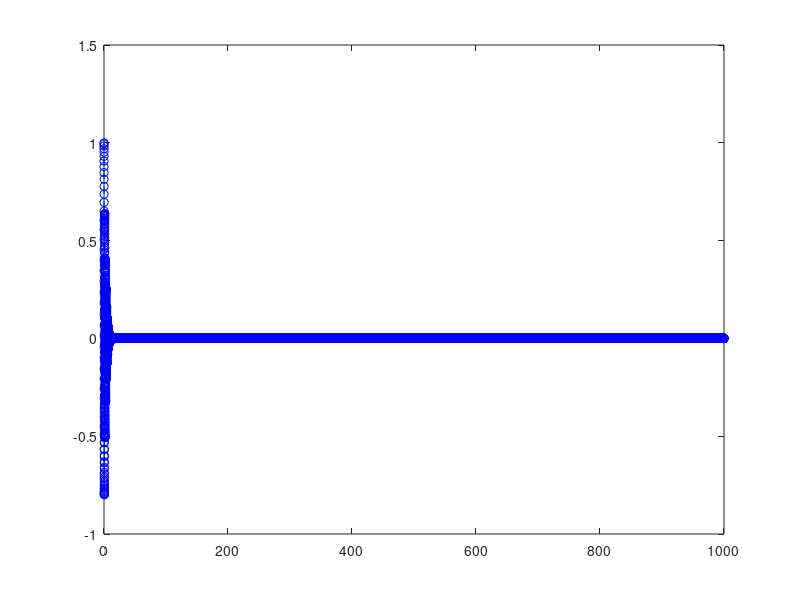

Recreate this plot in MATLAB.
clc
clf
% verified
clearvars
% qddot + a(1)*qdot + a(2)*q + a(3)*q^2+ a(4)*q^3  = 0
qmax=1;
a1=0.9;
a2=39.39;
a3=-0.04;
a4=-0.7;
omega0=sqrt(a2);
tmax=1000;
time=0:0.01:tmax;
figure(1)
%  qddot = -a(1)*qdot - a(2)*q - a(3)*q^2 - a(4)*q^3  
%  x1=q   
%  x2=qdot
cf = -[a1 a2 a3 a4];
ode=@(t,w_h)[w_h(2);cf(1)*w_h(2)+cf(2)*w_h(1)+cf(3)*w_h(1)^2+cf(4)*w_h(1)^3];
[t,w_h]=ode45(ode, [0 tmax],[qmax 0]);
plot(w_h(:,1),w_h(:,2));
%%%%%%%%%%%%%%%%%%%%%%%%%%%%%%%%%%%%%%%%%%%%%%%%%%%%% MMS  q=q0+q1
func = @(x) x^3-16*a3/(3*a4)*x^2+(32*a2/a4)*x-(32*a2/a4)*qmax;
x0 = 0; % starting point
c1 = fzero(func,x0)
test=c1^3-16*a3/(3*a4)*c1^2+(32*a2/a4)*c1-(32*a2/a4)*qmax
%%%%%%%%%%%%%%%%%%%%%%%%%%%%%%%%%%%%%%
a=c1*exp(-a1*time/2);
beta=c1^2*time*3*a4/(8*omega0);
A=(a/2).*exp(i*beta);
Abar=(a/2).*exp(-i*beta);
q=-(2*a3*A.*Abar)/a2+...
     A.*exp(i*omega0*time)+...
    (a4*A.^3)/(8*a2).*exp(i*3*omega0*time)+...
     a3*A.^2/(3*a2).*exp(i*2*omega0*time)+...
     Abar.*exp(-i*omega0*time)+...
    (a4*Abar.^3)/(8*a2).*exp(-i*3*omega0*time)+...
     a3*Abar.^2/(3*a2).*exp(-i*2*omega0*time);
plot(t,w_h(:,1),'g',time,q,'b--o');


%ylim([-2 2])


